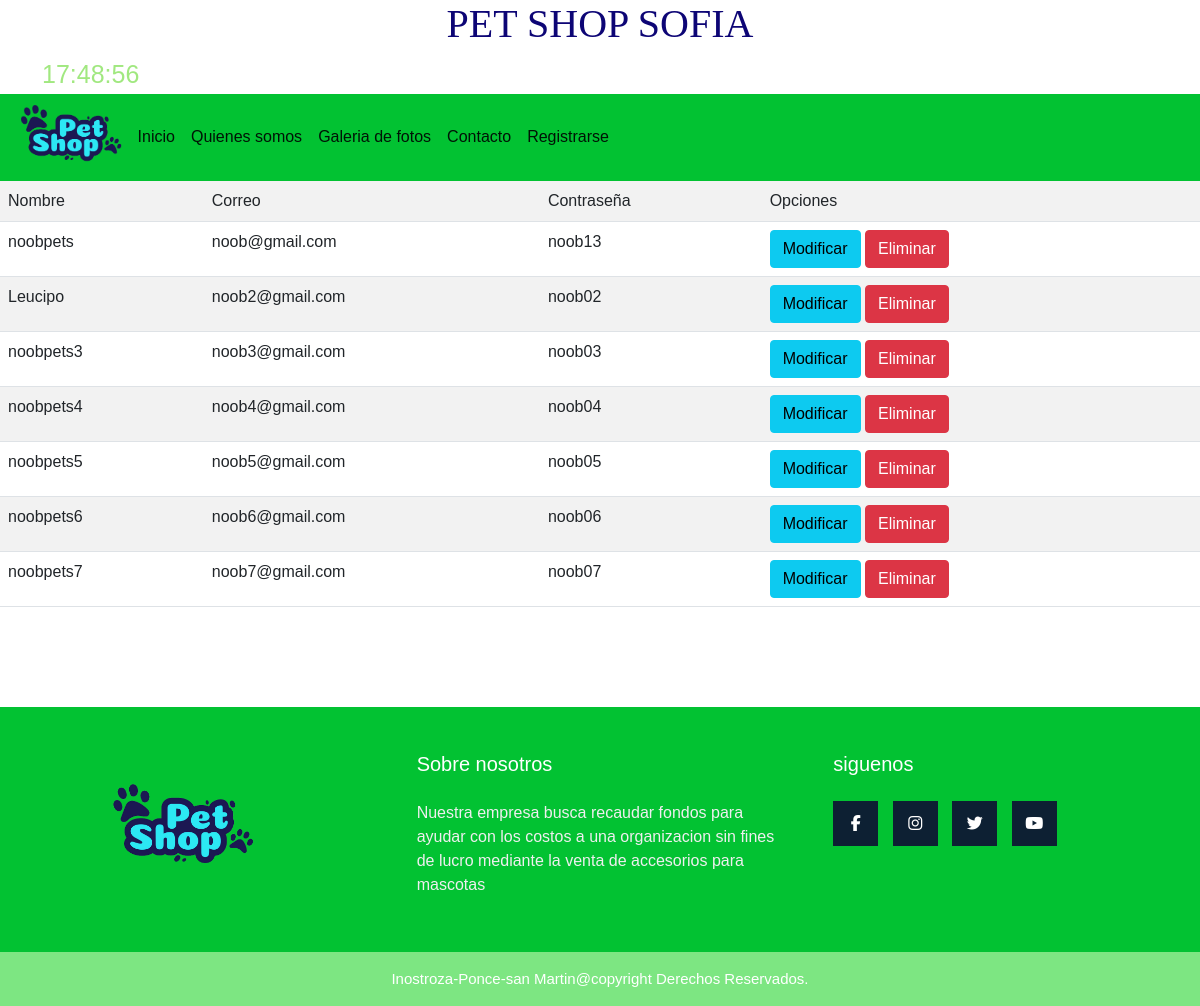
/listar_registro, run on the app's committed database.
### core/models.py (models this page shows, shortened)
class Registro(models.Model):
    nombre = models.TextField(max_length=50, verbose_name='Nombre de usuario')
    correo = models.EmailField(max_length=50, verbose_name= 'Correo')
    contraseña = models.TextField(max_length=50, verbose_name= 'Contraseña')

### core/views.py (the view)
# urls.py: path('listar_registro', listar_registro, name="listar_registro"),
def listar_registro(request):
    registro= Registro.objects.all()
    datos={
        'registro': registro
    }
    return render(request,'core/listar_registro.html',datos)

### core/templates/core/listar_registro.html (shortened to what this page needs)
<!DOCTYPE html>
<html lang="en">
<head>
  {% load static %}
  <link href="https://cdn.jsdelivr.net/npm/bootstrap@5.1.3/dist/css/bootstrap.min.css"
  rel="stylesheet">
  <link rel="stylesheet" type="text/css" href="{% static 'css/estilos.css' %}">
</head>
<body>
    <body bgcolor="#D6EAF8">
        <header>
            <h1>PET SHOP SOFIA</h1>
            <div class="container">
              <div class="row">
                <div class="reloj" id="reloj">00:00:00</div></div>
            </div>
        </header>
        <nav class="navbar navbar-expand-lg navbar-light bg-light">
          <div class="container-fluid">
              <img id="imgPrincipal" src="{% static 'img/pet-shop.png' %}" alt="logo de pet shop sofia">
            <div class="collapse navbar-collapse" id="navbarSupportedContent">
              <ul class="navbar-nav me-auto mb-2 mb-lg-0">
                <li class="nav-item">
                  <a class="nav-link active" aria-current="page" href="{% url 'index' %}">Inicio</a>
                </li>
                <li class="nav-item">
                  <a class="nav-link active" aria-current="page" href="{% url 'somos' %}">Quienes somos</a>
                </li>
                <li class="nav-item">
                  <a class="nav-link active" aria-current="page" href="{% url 'galeria' %}">Galeria de fotos</a>
                </li>
                <li class="nav-item">
                  <a class="nav-link active" aria-current="page" href="{% url 'contacto' %}">Contacto</a>
                </li>
                <li class="nav-item">
                  <a class="nav-link active" aria-current="page" href="{% url 'registro' %}">Registrarse</a>
                </li>
              </ul>
            </div>
          </div>
      </nav>
            <table class="table table-striped table-hover table-responsive-sm">
              <tr>
                <td>Nombre</td>
                <td>Correo</td>
                <td>Contraseña</td>
                <td>Opciones</td>
              </tr>
              {% for r in registro %}
              <tr><td> {{r.nombre}}</td>
                <td> {{r.correo}}</td>
                <td> {{r.contraseña}}</td>
                <td> <a href="{% url 'modi_registro' r.id %}" class="btn btn-info">Modificar</a>
                      <a href="{% url 'eli_registro' r.id %}" class="btn btn-danger">Eliminar</a></td>
              </tr>
            {% endfor %}
            </table>
        <footer class="pie-pagina">
            <div class="grupo-1">
                <div class="box">
                    <figure>
                        <a>
                            <img id="foto-footer" src="{% static 'img/pet-shop.png' %}" alt="logo de pet shop sofia">
                        </a>
                    </figure>
                </div>
                <div class="box">
                    <h2>Sobre nosotros</h2>
                    <p>Nuestra empresa busca recaudar fondos para ayudar con los costos a una organizacion sin fines de lucro
                       mediante la venta de accesorios para mascotas
                    </p>
                </div>
                <div class="box">
                    <h2>siguenos</h2>
                    <div class="red-social">
                        <a href="https://es-la.facebook.com/" class="fa fa-facebook" target="_blank"></a>
                        <a href="https://www.instagram.com/" class="fa fa-instagram" target="_blank"></a>
                        <a href="https://twitter.com/" class="fa fa-twitter" target="_blank"></a>
                        <a href="https://www.youtube.com/" class="fa fa-youtube" target="_blank"></a>
                    </div>
                </div>
            </div>
            <div class="grupo-2">
                <small>Inostroza-Ponce-san Martin@copyright Derechos Reservados.</small>
            </div>
        </footer>
</body>
</html>

### core/static/css/estilos.css (style rules this page uses)
body { font-family: sans-serif; }
.navbar { background-color: rgb(2, 194, 50) !important; }
h1 { color:rgb(13, 5, 117); font-family: Georgia, 'Times New Roman', Times, serif; font-size: 40px; text-align: center; }
#imgPrincipal { width: 10%; height: 10%; }
.pie-pagina { margin-top: 100px; width: 100%; background-color: rgb(2, 194, 50); }
.pie-pagina .grupo-1 { width: 100%; max-width: 1200px; margin: auto; display: grid; grid-template-columns: repeat(3,1fr); grid-gap: 50px; padding: 45px 0px; }
.pie-pagina .grupo-1 .box figure { width: 100%; height: 100%; display: flex; justify-content: center; align-items: center; }
.pie-pagina .grupo-1 .box h2 { color: #fff; margin-bottom: 25px; font-size: 20px; }
.pie-pagina .grupo-1 .box p { color: #efefef; margin-bottom: 10px; }
.pie-pagina .grupo-1 .red-social a { display: inline-block; text-decoration: none; width: 45px; height: 45px; line-height: 45px; color: #fff; margin-right: 10px; background-color: #0d2033; text-align: center; transition: all 300ms ease; }
.pie-pagina .grupo-2 { background-color: rgb(125, 230, 130); padding: 15px 10px; text-align: center; color: #fff; }
.pie-pagina .grupo-2 small { font-size: 15px; }
#foto-footer { width: 100%; height: 100px; }
.reloj { display: flex; justify-content: left; align-items: left; font-size: 25px; margin-right: 990px; color: #a1e880; }

### data on the page
Registro: nombre "noobpets", correo "noob@gmail.com", contraseña "noob13"
Registro: nombre "Leucipo", correo "noob2@gmail.com", contraseña "noob02"
Registro: nombre "noobpets3", correo "noob3@gmail.com", contraseña "noob03"
Registro: nombre "noobpets4", correo "noob4@gmail.com", contraseña "noob04"
Registro: nombre "noobpets5", correo "noob5@gmail.com", contraseña "noob05"
Registro: nombre "noobpets6", correo "noob6@gmail.com", contraseña "noob06"
Registro: nombre "noobpets7", correo "noob7@gmail.com", contraseña "noob07"
